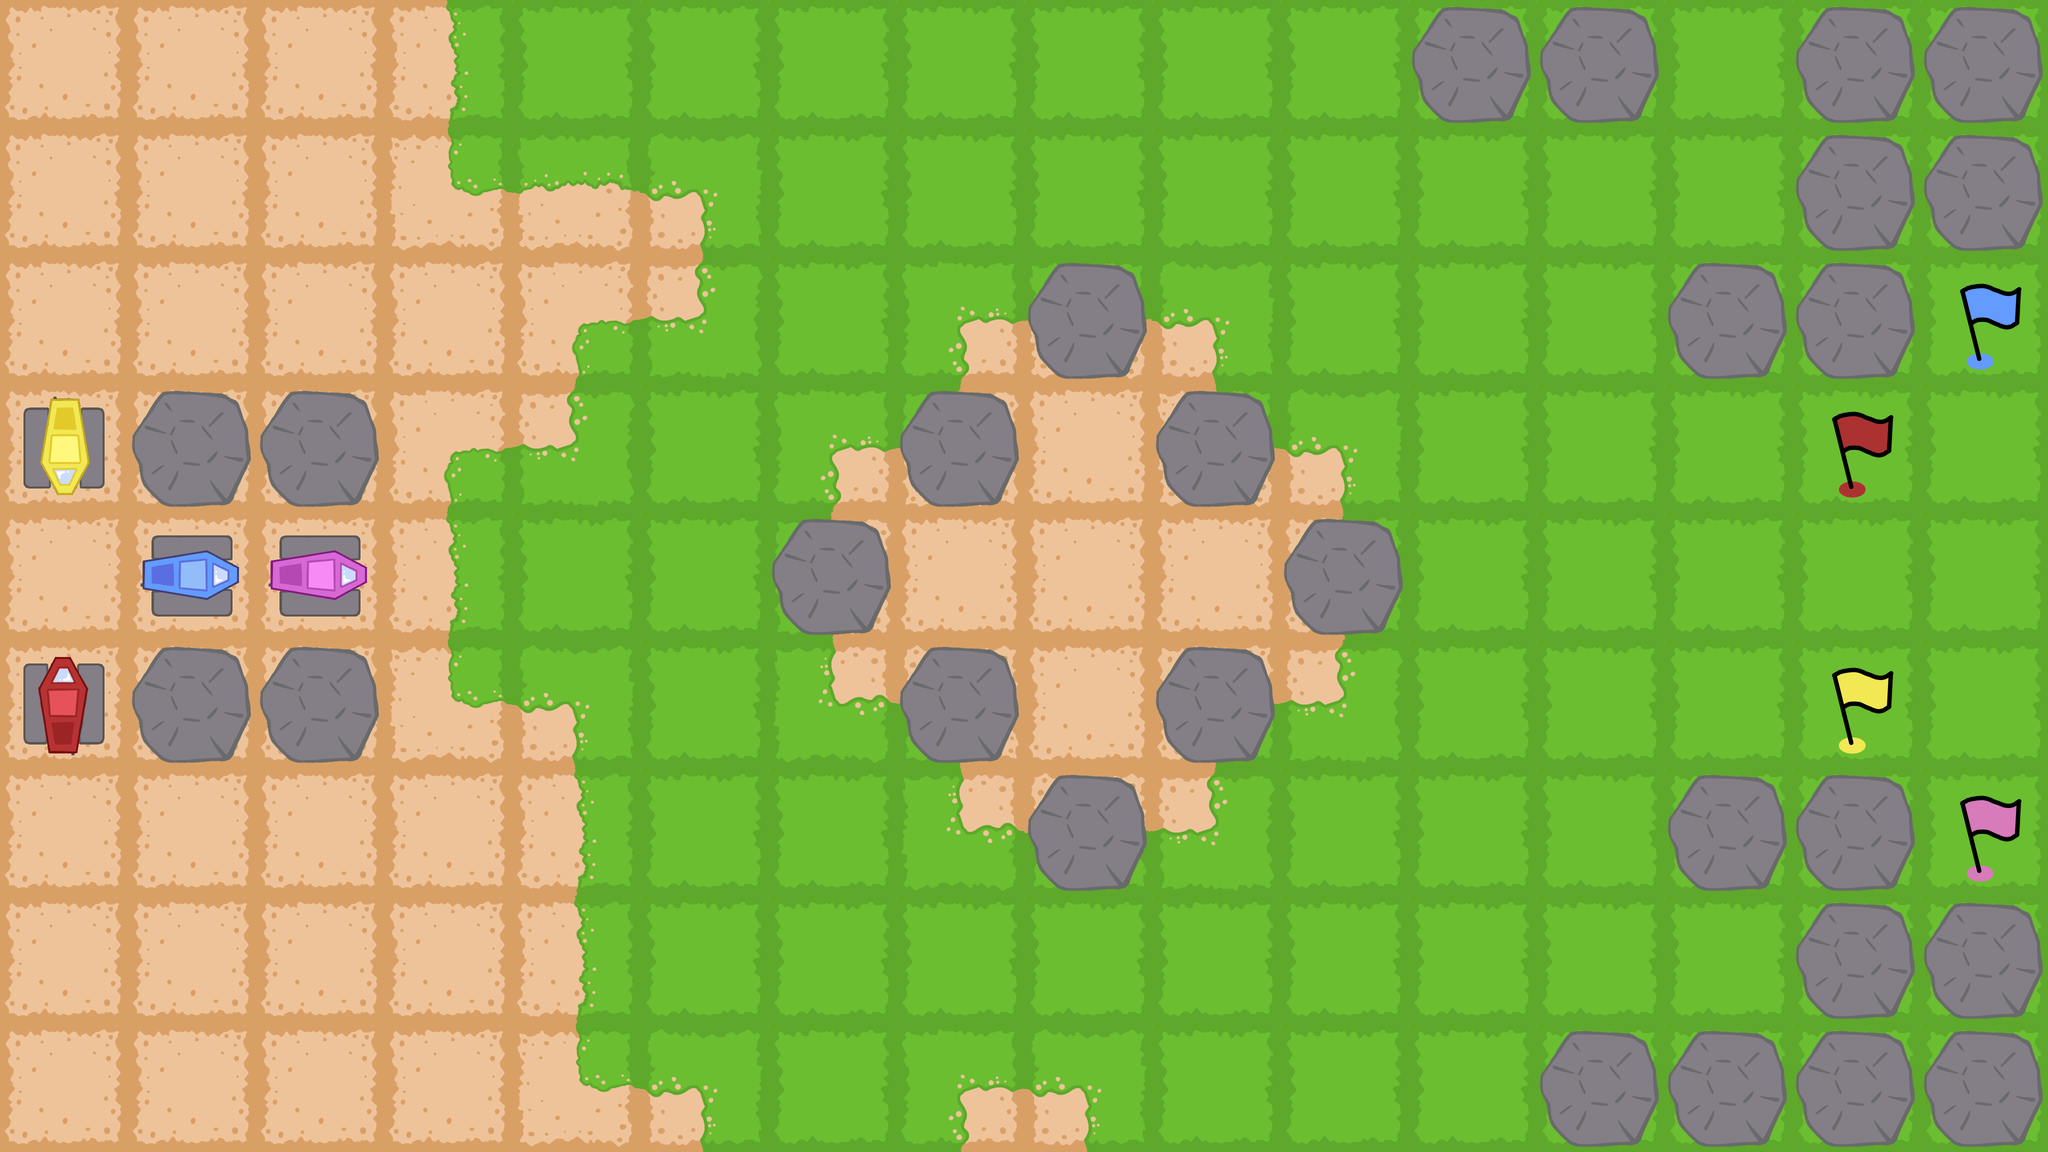

A level layout from a 2D game, rendered from its tile map. Below: a short description, then the map file with its tile-grid data intact:
An orthogonal 16x9 tile map with 256x256 px tiles, 3 tile layers (Base, Objects, Player), 3 tilesets.

<map version="1.10" tiledversion="1.10.1" orientation="orthogonal" renderorder="right-down" width="16" height="9" tilewidth="256" tileheight="256" infinite="0" nextlayerid="4" nextobjectid="1">
 <properties>
  <property name="left" type="int" value="3" />
  <property name="motor_off" type="int" value="1" />
  <property name="motor_on" type="int" value="1" />
  <property name="right" type="int" value="3" />
  <property name="story">[[pre_level]]
text = """
For the first time, we will now venture a bit away from our
training grounds.
But don't be nervous; I picked out some easier missions first. 
There's nothing to be nervous about.
"""
profil = "Captain"
background = "OuterSpace"
[[pre_level]]
text = """
Here we are!
Do you see your markers on the map? 
We need some grass, moss, and stone samples. 
The stones in the back seem like a very good place to get all of these.
That sand patch in the middle looks quite interesting too,
but according to our scans, 
the stones in the back should hold more minerals that we want to analyze.
But that certainly is a nice stone formation, isn't it?
Anyway, please just drive around them for now.
"""
profil = "Captain"
[[after_level]]
text = """
Samples collected. 
We'll go right to analyzing them. You may now take a small break.
"""
profil = "Captain"
</property>
  <property name="wait" type="int" value="9" />
 </properties>
 <tileset firstgid="1" source="../img/BaseTiles/BaseTiles.tsx" />
 <tileset firstgid="13" source="../img/ObjectTiles/ObjectTiles.tsx" />
 <tileset firstgid="17" source="../img/Player/Player.tsx" />
 <layer id="1" name="Base" width="16" height="9">
  <data encoding="csv">
4,4,4,3,1,1,1,1,1,1,1,1,1,1,1,1,
4,4,4,1610612741,1610612739,2684354562,1,1,1,1,1,1,1,1,1,1,
4,4,4,4,5,3221225474,1,2,1610612739,2684354562,1,1,1,1,1,1,
4,4,4,5,3221225474,1,2,3221225477,4,1610612741,2684354562,1,1,1,1,1,
4,4,4,3,1,1,3221225475,4,4,4,3,1,1,1,1,1,
4,4,4,1610612741,2684354562,1,1610612738,2684354565,4,5,3221225474,1,1,1,1,1,
4,4,4,4,3,1,1,1610612738,2684354563,3221225474,1,1,1,1,1,1,
4,4,4,4,3,1,1,1,1,1,1,1,1,1,1,1,
4,4,4,4,1610612741,2684354562,1,2,2684354562,1,1,1,1,1,1,1
</data>
 </layer>
 <layer id="2" name="Objects" width="16" height="9">
  <data encoding="csv">
0,0,0,0,0,0,0,0,0,0,0,14,14,0,14,14,
0,0,0,0,0,0,0,0,0,0,0,0,0,0,14,14,
0,0,0,0,0,0,0,0,14,0,0,0,0,14,14,0,
0,14,14,0,0,0,0,14,0,14,0,0,0,0,0,0,
0,0,0,0,0,0,14,0,0,0,14,0,0,0,0,0,
0,14,14,0,0,0,0,14,0,14,0,0,0,0,0,0,
0,0,0,0,0,0,0,0,14,0,0,0,0,14,14,0,
0,0,0,0,0,0,0,0,0,0,0,0,0,0,14,14,
0,0,0,0,0,0,0,0,0,0,0,0,14,14,14,14
</data>
 </layer>
 <layer id="3" name="Player" width="16" height="9">
  <data encoding="csv">
0,0,0,0,0,0,0,0,0,0,0,0,0,0,0,0,
0,0,0,0,0,0,0,0,0,0,0,0,0,0,0,0,
0,0,0,0,0,0,0,0,0,0,0,0,0,0,0,24,
3221225489,0,0,0,0,0,0,0,0,0,0,0,0,0,23,0,
0,2684354579,2684354580,0,0,0,0,0,0,0,0,0,0,0,0,0,
18,0,0,0,0,0,0,0,0,0,0,0,0,0,22,0,
0,0,0,0,0,0,0,0,0,0,0,0,0,0,0,25,
0,0,0,0,0,0,0,0,0,0,0,0,0,0,0,0,
0,0,0,0,0,0,0,0,0,0,0,0,0,0,0,0
</data>
 </layer>
</map>
